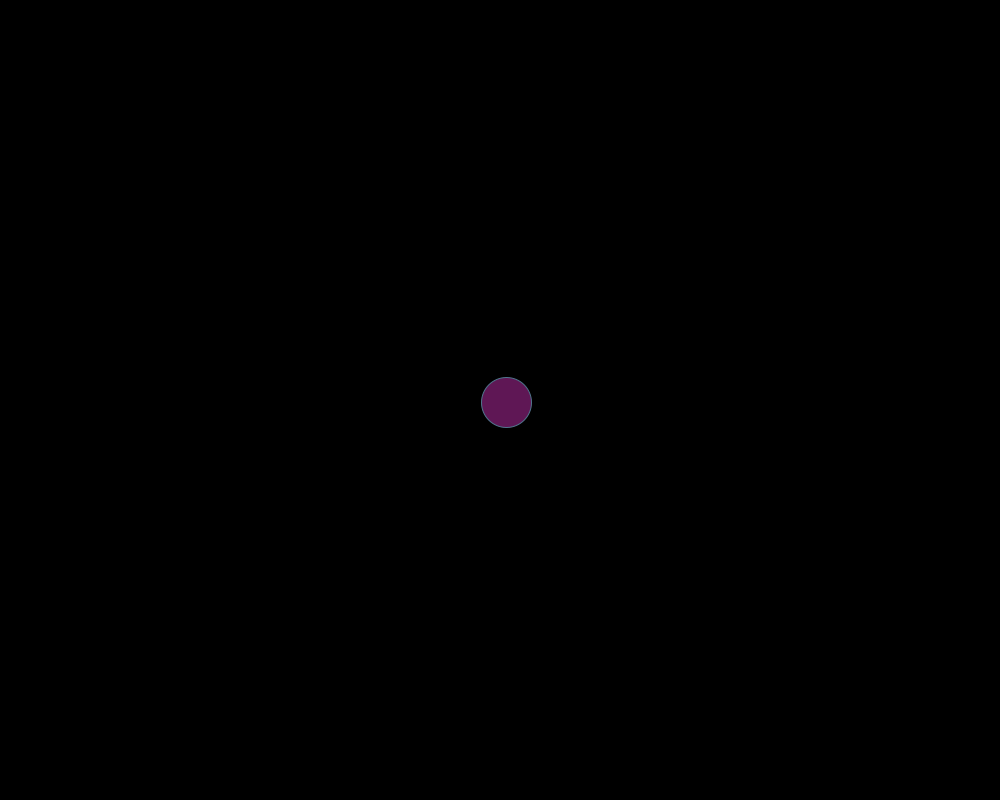
Frame 1 (no input)
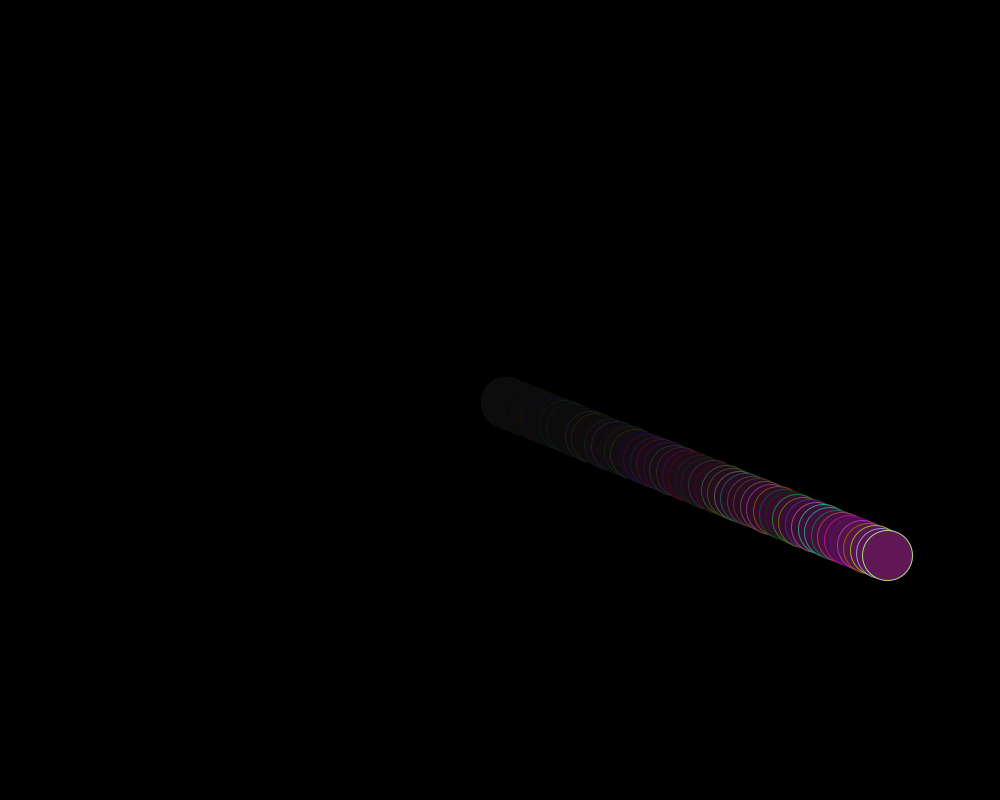
Frame 60 (the mouse pressed at the canvas centre just before this capture)
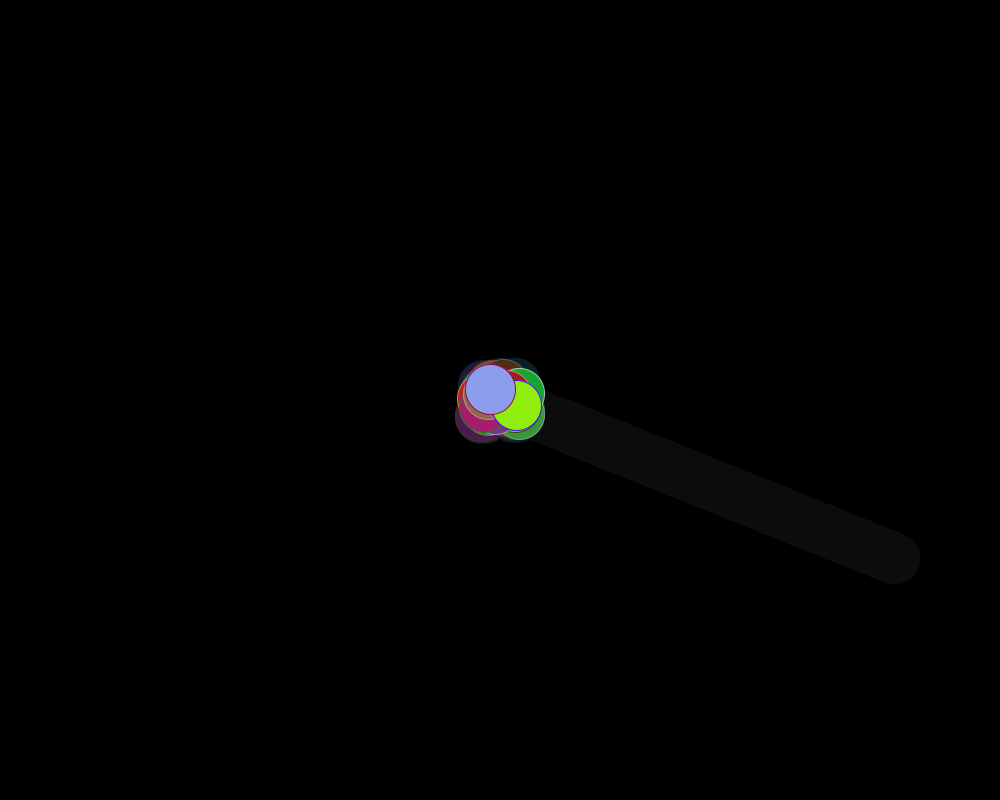
Frame 120 (the mouse held since frame 60 and released just before this capture)

The Processing sketch that drew these frames (run headless with seeded random() and noise(); from frame 60 on, the mouse is pressed at the canvas centre):

// Processing sketch: processing_182882
// ── processing_182882.pde

//clica per a canviar color, velocitat i direcció
//'a,s,d,w' per controlar el moviment
//'8, 4, 5, 6' per a impulsar el moviment
//'x' per a canviar de color aleatoriament
//mantenir 'z' per canviar de color segons X i Y
//utilitza '+' i '-' per a canviar de tamany




float posicioX = 1000/2 ;
float posicioY = 800/2 ;
float vX = random(10);
float vY = random(10) ;
float mida = 50;

float color1 = random(100);
float color2 = random(100);
float color3 = random(100);



void setup() {
  size (1000, 800);
  background(0);
  cursor(CROSS);
}

void draw () {
  smooth();
  fill(0, 0, 0, 10);
  rect(-20, -20, width + 20, height + 20);


  posicioX = posicioX + vX;
  posicioY = posicioY + vY;

  stroke(random(255), random(255), random (255));
  fill(color1, color2, color3);
  ellipse(posicioX, posicioY, mida, mida);


  if (posicioX >= (width - mida/2) || posicioX <= mida/2) { 
    vX = -vX;
  }
  if (posicioY >= height - mida/2 || posicioY <= mida/2) { 
    vY = -vY;
  }

  // canvia de color i direcció clicant
  if (mousePressed) {

    posicioX= mouseX;
    posicioY = mouseY;
    vX = random(-20, 20);
    vY = random (-20, 20); 
    color1 = random(255);
    color2 = random (255);
    color3 = random(255);
  }




  //guia lleugerament el moviment amb 'a,s,d,w'
  if (keyPressed) {
    if (key == '8' ) {
      posicioY = posicioY - 5;
    }
    if (key == '5') {
      posicioY = posicioY + 5;
    }

    if (key == '4') {
      posicioX = posicioX - 5;
    }
    if (key == '6') {
      posicioX = posicioX + 5;

     
    }

    // fer mes gran el cercle amb '+'
    if (keyPressed) {

      if (key == '+') {
        mida = mida + 3;
     
      }
    }
    
    // fer mes petit el cercle amb '-'
      if (keyPressed) {

      if (key == '-') {
        mida = mida - 3;
     
      }
    }
    //controlar la velocitat
     if (keyPressed) {

      if (key == 'd') {
        vX = vX + 0.1;
     
      }
      if (key == 'a') {
        vX = vX - 0.1;
     
      }
      if (key == 'w') {
        vY = vY - 0.1;
     
      }
       if (key == 's') {
        vY = vY + 0.1;
     
      }
    }
      
      //canvia de color segons la posicio X i Y amb 'z' 
      if (keyPressed) { 
        if (key == 'z' || key == 'Z') { 

          color1 = posicioX/5 ;
          color2 = posicioY/3 ;
          color3 = posicioX/3 ;
        }
      }

      //canvia de color random amb 'x'
      if (keyPressed) { 
        if (key == 'x' || key == 'X') { 

          color1 = random(-200, 255);
          color2 = random(-200, 255);
          color3 = random(-200, 255);
        }
      }

      //cursor "hand" al fer clic. ARA NO FUNCIONA

    
      if ((mouseX == posicioX) && (mouseY == posicioY)) {
        cursor(HAND);
      } else {
        cursor(CROSS);
      }
    }
 
      
  
} 
  
